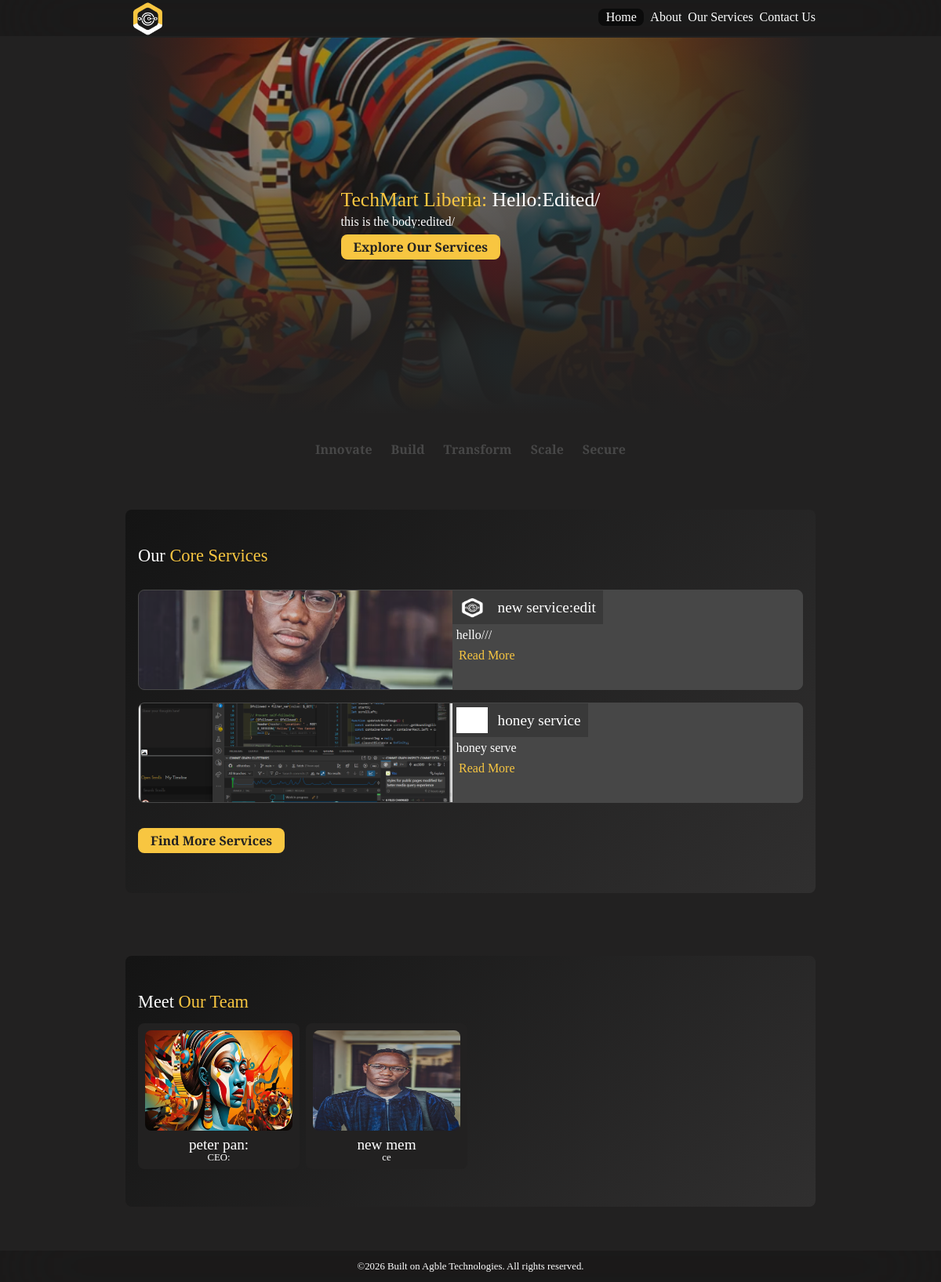
The page / on the database its author committed.
### main/models.py (models this page shows, shortened)
class Hero_Section(models.Model):
    hero_text_title = models.CharField(max_length=60)
    hero_text_body = models.TextField(max_length=300)
    hero_image = models.ImageField(upload_to=image_upload_path)
    mandatory_field = models.CharField(max_length=20)

class Service(models.Model):
    service_title = models.CharField(max_length=60)
    service_description = models.TextField(max_length=4000)
    service_image = models.ImageField(upload_to=image_upload_path, null=True, blank=True)
    service_icon = models.ImageField(upload_to=image_upload_path, null=True, blank=True)
    mandatory_field = models.CharField(max_length=20)

class Team_Member(models.Model):
    name = models.CharField(max_length=60)
    position = models.CharField(max_length=60)
    mandatory_field = models.CharField(max_length=20)
    image = models.ImageField(upload_to=image_upload_path)
    instagram_url = models.URLField(blank=True, null=True)
    twitter_url = models.URLField(blank=True, null=True)
    linkedin_url = models.URLField(blank=True, null=True)

### main/views.py (the view)
# urls.py: path('', views.index, name='index'),
def index(request):
    return render(request, 'main/index.html', {
        'hero_section': Hero_Section.objects.all(),
        'team_members': Team_Member.objects.all(),
        'services': Service.objects.all(),
    })

### main/templates/main/index.html (shortened to what this page needs)
{% extends "main/layout.html" %}
{% load static %}
{% block content %}
{% if hero_section %}
<div class="hero_section" style="background: url('{{ hero_section.0.hero_image.url }}') center center/cover no-repeat;">
    {% for hero in hero_section %}
    <div class="hero_text">
        <div class="hero_text_title">
            <h1>
                <span>TechMart Liberia: </span> {{ hero.hero_text_title|title }}
            </h1>
        </div>
        <div class="hero_text_body">
            <p>
                {{ hero.hero_text_body|truncatechars:500 }}
            </p>
        </div>
        <div class="hero_link">
            <a href="{% url 'main:services' %}">Explore Our Services</a>
        </div>
    </div>
    {% endfor %}
</div>
{% else %}
<div class="empty_notification">
    <center>
        <p>No hero section content available for the Home Page!</p>
    </center>
{% endif %}
<div class="catchwords">
        <ul>
            <li>Innovate</li>
            <li>Build</li>
            <li>Transform</li>
            <li>Scale</li>
            <li>Secure</li>
        </ul>
</div>
<div class="services_section">
    <div class="services_title">
        <h2 class="gradient_text">Our <span>Core Services</span></h2>
    </div>
    <div class=" services_container">
        {% for service in services|slice:':4' %}
        <div class="service">
            <div class="service_image">
                <img src="{{ service.service_image.url }}" alt="{{ service.service_title }} Image">
            </div>
            <div class="service_info">
                <div class="service_title">
                    <div class="service_icon">
                        {% if service.service_icon %}
                        <img src="{{ service.service_icon.url }}" alt="{{ service.service_title }} Icon">
                        {% else %}
                        <img src="{% static 'main/images/default_service_icon.png' %}" alt="Default Service Icon">
                        {% endif %}
                    </div>
                    <h3>{{ service.service_title }}</h3>
                </div>
                <div class="service_desc">
                    <p>
                        {{ service.service_description|truncatechars:200 }}
                    </p>
                </div>
                <div class="service_link">
                    <a href="{% url 'main:service_page' service.id %}">Read More</a>
                </div>
            </div>
        </div>
        {% endfor %}
    </div>
    <div class="hero_link">
        <a href="{% url 'main:services' %}">Find More Services</a>
    </div>
</div>
<div class="team">
    <div class="team_title">
        <h2>Meet <span>Our Team</span></h2>
    </div>
    <div class="container team_container">
        {% for member in team_members %}
        <article class="team_member">
            <div class="team_member-image">
                <img src="{{ member.image.url }}" alt="{{ member.name }}'s Profile Picture">
            </div>
            <div class="team_member-info">
                <h3>{{ member.name }}</h3>
                <p>{{ member.position }}</p>
            </div>
        </article>
        {% endfor %}
    </div>
</div>
{% endblock %}

### main/static/main/css/styles.css (style rules this page uses)
:root { --default_bg: #222121; --deep_bg: #0b0b0b; --color_gold: #f8c641; --text_color: #ffffff; --text_color_variant: rgb(71, 71, 71); --color_danger: #f03333; --nav_bg: rgba(0, 0, 0, 0.2); --transition: all 300ms ease; --box_shadow: 0 1.5rem 2rem rgba(0, 0, 0, 0.4); --border_radius: 0.5rem; }
h1 { font-size: 1.6rem; font-weight: 500; }
h2 { font-size: 1.4rem; }
h3 { font-size: 1.2rem; }
p { font-size: 1rem; }
body { background-color: var(--default_bg); }
span { color: var(--color_gold); }
.hero_section { position: relative; height: 30rem; overflow: hidden; display: flex; align-items: center; justify-content: center; margin-bottom: 1rem; }
.hero_section::after { content: ""; position: absolute; left: 0; top: 0; width: 100%; height: 100%; pointer-events: none; background: linear-gradient( to bottom, rgba(34, 33, 33, 0.1) 0%, rgba(34, 33, 33, 0.5) 50%, rgba(34, 33, 33, 1) 100% ), linear-gradient( to left, rgba(34, 33, 33, 1) 0%, rgba(34, 33, 33, 0.7) 20%, rgba(34, 33, 33, 0.25) 80%, rgba(34, 33, 33, 1) 100% ); z-index: 1; }
.hero_section > * { position: relative; z-index: 2; }
.hero_text { display: grid; gap: 0.5rem; padding: 0 3rem; }
.hero_text_body { width: 60%; }
.hero_link a { display: inline-block; padding: 0.5rem 1rem; background-color: var(--color_gold); color: var(--default_bg); border-radius: var(--border_radius); font-weight: 900; transition: var(--transition); }
.catchwords ul { display: flex; gap: 0.5rem; margin: 1rem 0; justify-content: center; align-items: center; }
.catchwords ul li { color: var(--text_color_variant); padding: 0.3rem 0.5rem; transition: var(--transition); font-weight: 900; }
.services_section { display: grid; gap: 2rem; margin-top: 3rem; background: linear-gradient(135deg, #141414, #302f2f, #1e1c1c); background-size: 200% 200%; animation: smoothShift 20s ease-in-out infinite; padding: 3rem 1rem; border-radius: var(--border_radius); margin-bottom: 5rem; }
.service_card, .service { border-radius: var(--border_radius); transition: var(--transition); height: 10rem; border: 0.1px solid rgb(71, 71, 71); transform-origin: center; background-color: var(--text_color_variant); }
.services_container { display: grid; gap: 1rem; overflow: hidden; }
.service { height: 8rem; display: flex; align-items: flex-start; overflow: hidden; }
.service_info { margin-left: -0.5rem; }
.service_image { width: 25rem; height: 8rem; overflow: hidden; margin-right: 0.5rem; }
.service_image img { width: 100%; height: 100%; object-fit: cover; }
.service_link a { display: inline-block; padding: 0.3rem 0.5rem; color: var(--color_gold); transition: var(--transition); }
.service_title { border-bottom: 0.1px solid rgb(71, 71, 71); background-color: var(--nav_bg); display: flex; gap: 0.5rem; align-items: center; padding: 0.3rem 0.3rem; justify-content: flex-start; }
.service_icon { width: 2.5rem; height: 2.1rem; overflow: hidden; }
.service_icon img { width: 100%; height: 100%; filter: brightness(0) invert(1); transition: var(--transition); }
.service_title h3 { padding: 0.3rem; }
.service_desc p { padding: 0.3rem; font-size: 1rem; text-align: justify; }
.team { margin: 1rem auto; border-radius: var(--border_radius); padding: 3rem 1rem; background: linear-gradient(135deg, #141414, #302f2f, #1e1c1c); background-size: 200% 200%; animation: smoothShift 20s ease-in-out infinite; }
.team_container { display: grid; grid-template-columns: repeat(4, 1fr); gap: 0.5rem; }
.team_title h2 { margin-bottom: 1rem; }
.team_member { padding: 0.5rem; border: 1px solid transparent; border-radius: var(--border_radius); transition: var(--transition); position: relative; overflow: hidden; background-color: var(--default_bg); animation: smoothShift 20s ease-in-out infinite; overflow: hidden; }
.team_member-image { width: 100%; height: 8rem; overflow: hidden; object-fit: cover; }
.team_member-image img { filter: saturate(1); height: 100%; width: 100%; border-radius: var(--border_radius); transition: var(--transition); }
.team_member-info * { text-align: center; margin-top: 0.5rem; }
.team_member-info p { font-size: 0.8rem; margin-top: 0; }

### rows shown on the page
Hero_Section: hero_image (picture), hero_text_title "Hello:Edited/", hero_text_body "this is the body:edited/"
Service: service_image (picture), service_icon (picture), service_title "new service:edit", service_description "hello///"
Service: service_image (picture), service_icon (picture), service_title "honey service", service_description "honey serve"
Team_Member: image (picture), name "peter pan:", position "CEO:"
Team_Member: image (picture), name "new mem", position "ce"
